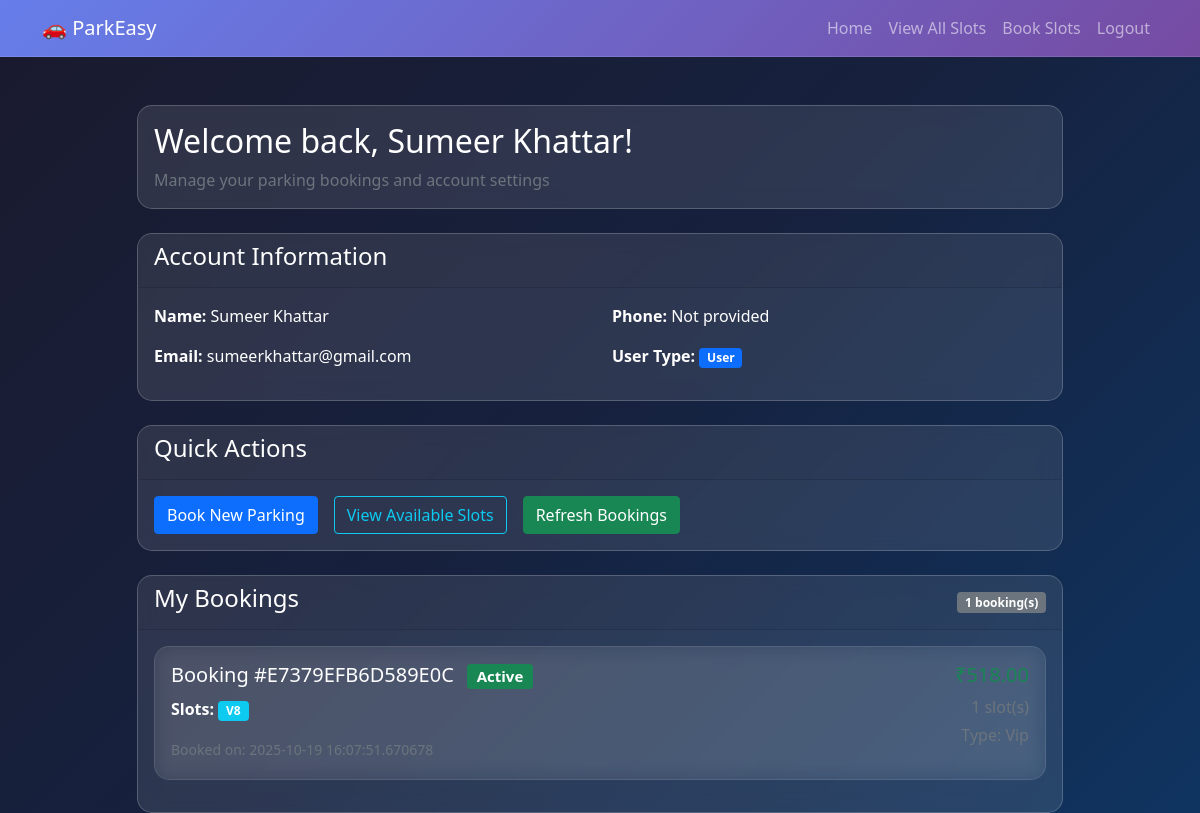
Before: /dashboard (signed in) with the older database file.
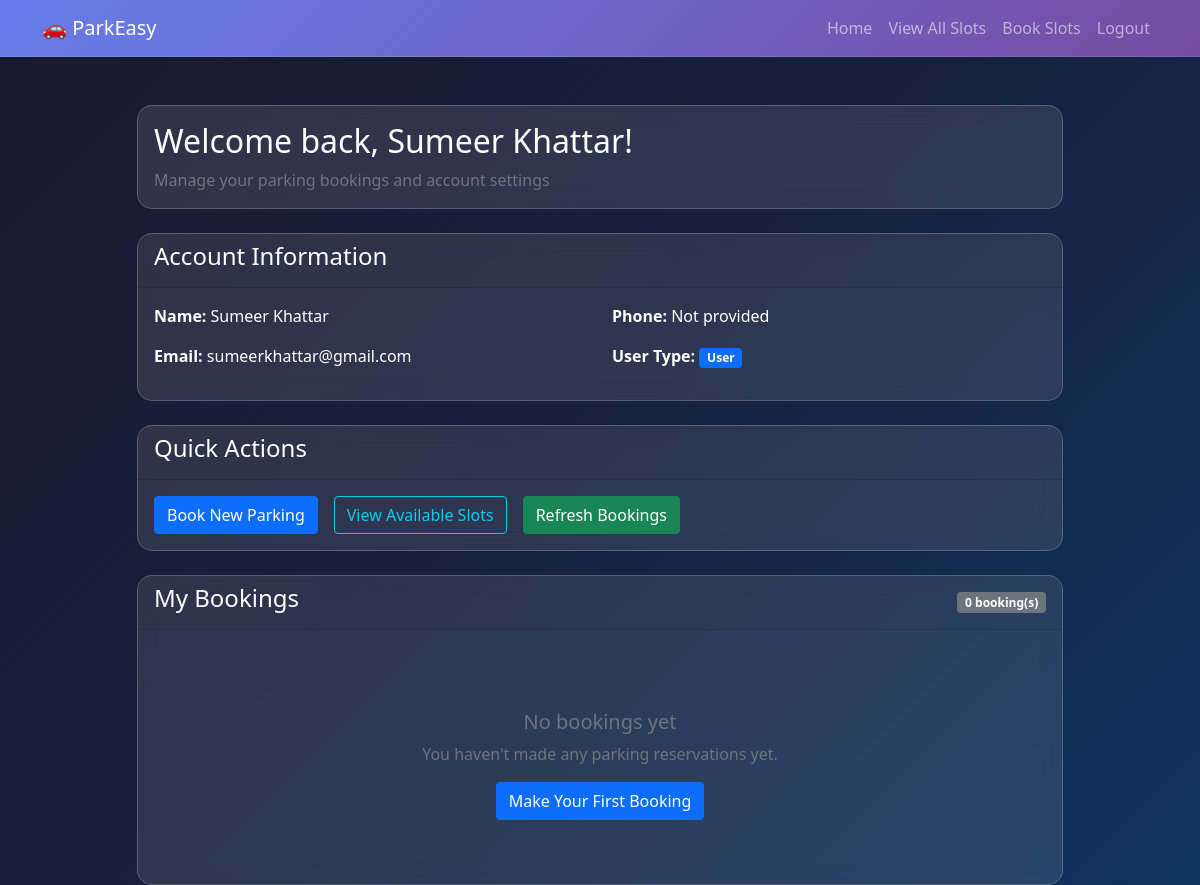
After: the same page with the newer database file.
### tables this page shows
CREATE TABLE users (
                id INTEGER PRIMARY KEY AUTOINCREMENT,
                email TEXT NOT NULL UNIQUE,
                password_hash TEXT NOT NULL,
                full_name TEXT NOT NULL,
                phone TEXT,
                user_type TEXT DEFAULT 'user',
                created_at DATETIME DEFAULT CURRENT_TIMESTAMP
            );

CREATE TABLE bookings (
                id INTEGER PRIMARY KEY AUTOINCREMENT,
                slot_id INTEGER NOT NULL,
                user_id INTEGER,
                booking_time DATETIME DEFAULT CURRENT_TIMESTAMP,
                booking_reference TEXT UNIQUE,
                total_amount REAL,
                status TEXT DEFAULT 'active',
                FOREIGN KEY (slot_id) REFERENCES slots(id),
                FOREIGN KEY (user_id) REFERENCES users(id)
            );

CREATE TABLE slots (
                id INTEGER PRIMARY KEY AUTOINCREMENT,
                slot_type TEXT NOT NULL,
                slot_name TEXT NOT NULL UNIQUE,
                price INTEGER NOT NULL,
                is_booked BOOLEAN NOT NULL DEFAULT 0,
                created_at DATETIME DEFAULT CURRENT_TIMESTAMP
            );

### app.py (the view)
@app.route('/dashboard')
@login_required
def dashboard():
    user = auth.get_user_by_id(session['user_id'])
    bookings = database.get_user_bookings(session['user_id'])
    return render_template('dashboard.html', user=user, bookings=bookings)

### app.py (called while the page is built)
def login_required(f):
    @wraps(f)
    def decorated_function(*args, **kwargs):
        if 'user_id' not in session:
            return redirect(url_for('login', next=request.url))
        return f(*args, **kwargs)
    return decorated_function

### auth.py (called while the page is built)
def get_user_by_id(user_id: int) -> Optional[Dict[str, Any]]:
    try:
        return database.get_user_by_id(user_id)
    except Exception:
        return None

### database.py (called while the page is built)
@contextmanager
def get_db_connection():
    conn = None
    use_memory = False
    try:
        conn = sqlite3.connect(DB_FILE, timeout=10)
        conn.row_factory = sqlite3.Row
    except (sqlite3.OperationalError, OSError) as e:
        print(f"Warning: Could not open {DB_FILE}: {e}. Falling back to in-memory database.")
        conn = _get_memory_db()
        use_memory = True
    try:
        yield conn
        conn.commit()
    except Exception as e:
        conn.rollback()
        raise e
    finally:
        if not use_memory:
            conn.close()

def get_user_by_id(user_id):
    with get_db_connection() as conn:
        cursor = conn.cursor()
        cursor.execute('SELECT * FROM users WHERE id = ?', (user_id,))
        row = cursor.fetchone()
        if row:
            return {
                'id': row['id'],
                'email': row['email'],
                'full_name': row['full_name'],
                'phone': row['phone'],
                'user_type': row['user_type'],
                'created_at': row['created_at']
            }
        return None

### templates/dashboard.html (shortened to what this page needs)
<!DOCTYPE html>
<html lang="en">
<head>
    <link href="https://cdn.jsdelivr.net/npm/bootstrap@5.1.3/dist/css/bootstrap.min.css" rel="stylesheet">
    <link href="{{ url_for('static', filename='css/style.css') }}" rel="stylesheet">
</head>
<body>
    <nav class="navbar navbar-expand-lg navbar-dark">
        <div class="container">
            <a class="navbar-brand" href="/">🚗 ParkEasy</a>
            <div class="navbar-nav ms-auto">
                <a class="nav-link" href="/">Home</a>
                <a class="nav-link" href="/parking">View All Slots</a>
                <a class="nav-link" href="/select-seats">Book Slots</a>
                <a class="nav-link" href="/logout">Logout</a>
            </div>
        </div>
    </nav>
    <div class="container mt-5">
        <div class="row">
            <div class="col-md-10 mx-auto">
                <div class="card mb-4" style="background: rgba(255, 255, 255, 0.1); border: 1px solid rgba(255, 255, 255, 0.2);">
                    <div class="card-body">
                        <h2 class="card-title">Welcome back, {{ user.full_name }}!</h2>
                        <p class="card-text text-muted">Manage your parking bookings and account settings</p>
                    </div>
                </div>
                <div class="card mb-4" style="background: rgba(255, 255, 255, 0.1); border: 1px solid rgba(255, 255, 255, 0.2);">
                    <div class="card-header">
                        <h4>Account Information</h4>
                    </div>
                    <div class="card-body">
                        <div class="row">
                            <div class="col-md-6">
                                <p><strong>Name:</strong> {{ user.full_name }}</p>
                                <p><strong>Email:</strong> {{ user.email }}</p>
                            </div>
                            <div class="col-md-6">
                                <p><strong>Phone:</strong> {{ user.phone or 'Not provided' }}</p>
                                <p><strong>User Type:</strong> <span class="badge bg-primary">{{ user.user_type.title() }}</span></p>
                            </div>
                        </div>
                    </div>
                </div>
                <div class="card mb-4" style="background: rgba(255, 255, 255, 0.1); border: 1px solid rgba(255, 255, 255, 0.2);">
                    <div class="card-header">
                        <h4>Quick Actions</h4>
                    </div>
                    <div class="card-body">
                        <div class="d-grid gap-2 d-md-flex">
                            <a href="/select-seats" class="btn btn-primary me-md-2">
                                 Book New Parking
                            </a>
                            <a href="/parking" class="btn btn-outline-info me-md-2">
                                 View Available Slots
                            </a>
                            <button class="btn btn-success" onclick="refreshBookings()">
                                 Refresh Bookings
                            </button>
                        </div>
                    </div>
                </div>
                <div class="card" style="background: rgba(255, 255, 255, 0.1); border: 1px solid rgba(255, 255, 255, 0.2);">
                    <div class="card-header d-flex justify-content-between align-items-center">
                        <h4>My Bookings</h4>
                        <span class="badge bg-secondary" id="bookingCount">{{ bookings|length }} booking(s)</span>
                    </div>
                    <div class="card-body">
                        <div id="bookingsContainer">
                            {% if bookings %}
                                {% for booking in bookings %}
                                <div class="card mb-3" style="background: rgba(255, 255, 255, 0.05); border: 1px solid rgba(255, 255, 255, 0.1);">
                                    <div class="card-body">
                                        <div class="row">
                                            <div class="col-md-8">
                                                <h5 class="card-title">
                                                    Booking #{{ booking.booking_reference }}
                                                    <span class="badge bg-{{ 'success' if booking.status == 'active' else 'secondary' }} ms-2">
                                                        {{ booking.status.title() }}
                                                    </span>
                                                </h5>
                                                <p class="card-text">
                                                    <strong>Slots:</strong>
                                                    {% for slot in booking.slots %}
                                                        <span class="badge bg-info me-1">{{ slot.slot_name }}</span>
                                                    {% endfor %}
                                                </p>
                                                <p class="card-text">
                                                    <small class="text-muted">
                                                        Booked on: {{ booking.booking_time }}
                                                    </small>
                                                </p>
                                            </div>
                                            <div class="col-md-4 text-md-end">
                                                <h5 class="text-success">₹{{ "%.2f"|format(booking.total_amount) }}</h5>
                                                <p class="text-muted mb-1">
                                                    {{ booking.slots|length }} slot(s)
                                                </p>
                                                <p class="text-muted">
                                                    Type: {{ booking.slots[0].slot_type.title() if booking.slots }}
                                                </p>
                                            </div>
                                        </div>
                                    </div>
                                </div>
                                {% endfor %}
                            {% else %}
                                <div class="text-center py-5">
                                    <h5 class="text-muted">No bookings yet</h5>
                                    <p class="text-muted">You haven't made any parking reservations yet.</p>
                                    <a href="/select-seats" class="btn btn-primary">Make Your First Booking</a>
                                </div>
                            {% endif %}
                        </div>
                    </div>
                </div>
            </div>
        </div>
    </div>
</body>
</html>

### static/css/style.css (style rules this page uses)
body { background: linear-gradient(135deg, #1a1a2e 0%, #16213e 50%, #0f3460 100%); font-family: 'Segoe UI', Tahoma, Geneva, Verdana, sans-serif; color: #fff; min-height: 100vh; }
.card { transition: transform 0.3s ease, box-shadow 0.3s ease; background: rgba(255, 255, 255, 0.1); backdrop-filter: blur(10px); border: 1px solid rgba(255, 255, 255, 0.2); border-radius: 15px; }
.card-body { color: #fff; }
.navbar { background: linear-gradient(135deg, #667eea 0%, #764ba2 100%) !important; backdrop-filter: blur(10px); border-bottom: 1px solid rgba(255, 255, 255, 0.1); }

Changed rows visible on the page:
removed bookings: booking_reference "E7379EFB6D589E0C", status "Active", slot_name "V8", booking_time "2025-10-19 16:07:51.670678", slots|length "1", slot_type "Vip"
Other visible differences:
{{ bookings|length }}: "1" → "0"
text now shown: "No bookings yet You haven't made any parking reservations yet. Make Your First Booking"
